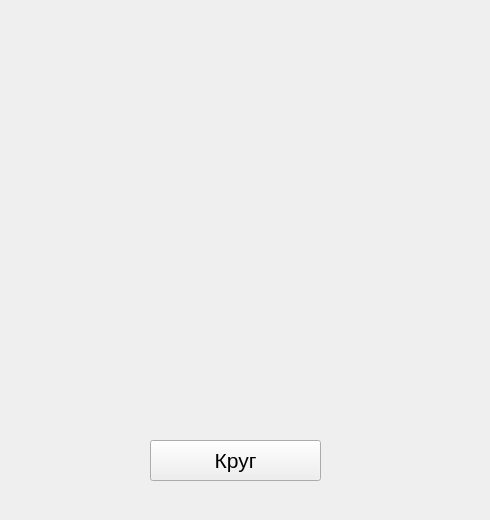
<?xml version="1.0" encoding="UTF-8"?>
<ui version="4.0">
 <class>Form</class>
 <widget class="QWidget" name="Form">
  <property name="geometry">
   <rect>
    <x>0</x>
    <y>0</y>
    <width>490</width>
    <height>520</height>
   </rect>
  </property>
  <property name="windowTitle">
   <string>Form</string>
  </property>
  <widget class="QPushButton" name="pushButton">
   <property name="geometry">
    <rect>
     <x>150</x>
     <y>440</y>
     <width>171</width>
     <height>41</height>
    </rect>
   </property>
   <property name="font">
    <font>
     <pointsize>16</pointsize>
    </font>
   </property>
   <property name="mouseTracking">
    <bool>false</bool>
   </property>
   <property name="text">
    <string>Круг</string>
   </property>
  </widget>
 </widget>
 <resources/>
 <connections/>
</ui>
